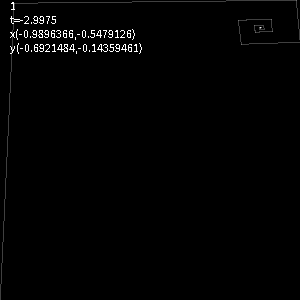
Frame 1 (no input)
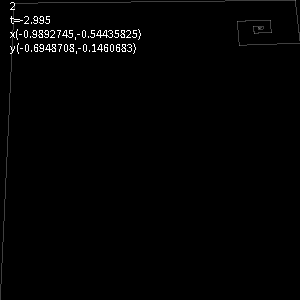
Frame 2 (the mouse pressed at the canvas centre, redrawn once)

The Processing sketch that drew these frames (run headless with seeded random() and noise(); the mouse was pressed at the canvas centre and the sketch redrawn once):

// Processing sketch: random_equations_for_t
// ── random_equations_for_t.pde
float fx(float x, float y, float t) {

  float rx = sin(y) * y + cos(t);

  return rx;
}


float fy(float x, float y, float t) {

  float ry = cos(x) * x + sin(t);

  return ry;
}

final float T_MIN = -3;
final float T_MAX = 3;
final int TOTAL_FRAMES = 2400;




void setup() {
  size(300, 300);
  noSmooth();
  noLoop();
}

void draw() {
  background(0);

  float t = map(frameCount % TOTAL_FRAMES, 0, TOTAL_FRAMES, T_MIN, T_MAX);
  float px = 0, py = 0;
  stroke(255, 64);
  FloatList xList = new FloatList();
  FloatList yList = new FloatList();

  boolean min_xb = false;
  float min_x = 0;

  boolean max_xb = false;
  float max_x = 0;

  boolean min_yb = false;
  float min_y = 0;

  boolean max_yb = false;
  float max_y = 0;  

  float xp = 0;
  float yp = 0;
  for (float x = 0; x < width; x += 1) {

    xp = constrain(fx(px, py, t), -1e9,1e9);
    yp = constrain(fy(px, py, t), -1e9,1e9);

    xList.append(xp);
    yList.append(yp);
    println(frameCount + " (" + xp + "," + yp + ") (" + px + "," + py + ")");


    px = xp;
    py = yp;

    if (!min_xb || xp < min_x) {
      min_x = xp;
      min_xb =true;
    }

    if (!min_yb || yp < min_y) {
      min_y = yp;
      min_yb = true;
    }

    if (!max_xb || xp > max_x) {
      max_x = xp;
      max_xb = true;
    }

    if (!max_yb || yp > max_y) {
      max_y = yp;
      max_yb = true;
    }
  }






  float prev_x = map(xList.get(0), min_x, max_x, 0, width);
  float prev_y = map(yList.get(0), min_y, max_y, 0, height);
  for (int i = 1; i < xList.size(); i += 1) {
    float x0 = xList.get(i);
    float y0 = yList.get(i);



    float xx = map(x0, min_x, max_x, 0, width);
    float yy = map(y0, min_y, max_y, 0, height);


    line(prev_x, prev_y, xx, yy);
    prev_x = xx;
    prev_y = yy;
  }
  fill(255);
  text(frameCount + "\nt=" + t + 
    "\nx(" + min_x + "," + max_x  + ")" +
    "\ny(" + min_y + "," + max_y  + ")" +
    "", 10, 10);
}
